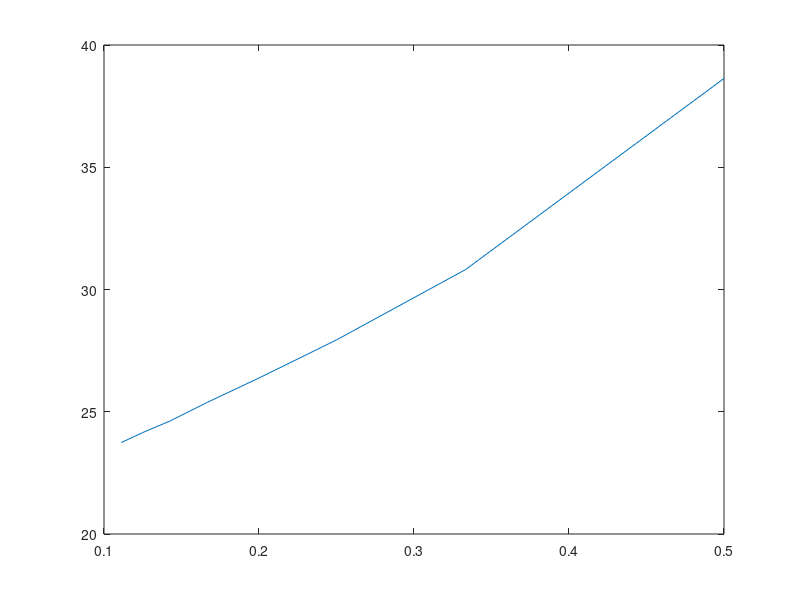

The MATLAB source for this figure:
x = zeros(1, 8);

for i=1:8
    x(i) = 1 / (10 - i);
end

y = [23.74, 24.15, 24.63, 25.3842, 26.3802, 27.9379, 30.8177, 38.6325];
n = [205, 198, 190, 179, 166, 148, 122, 77];

plot(x, y);